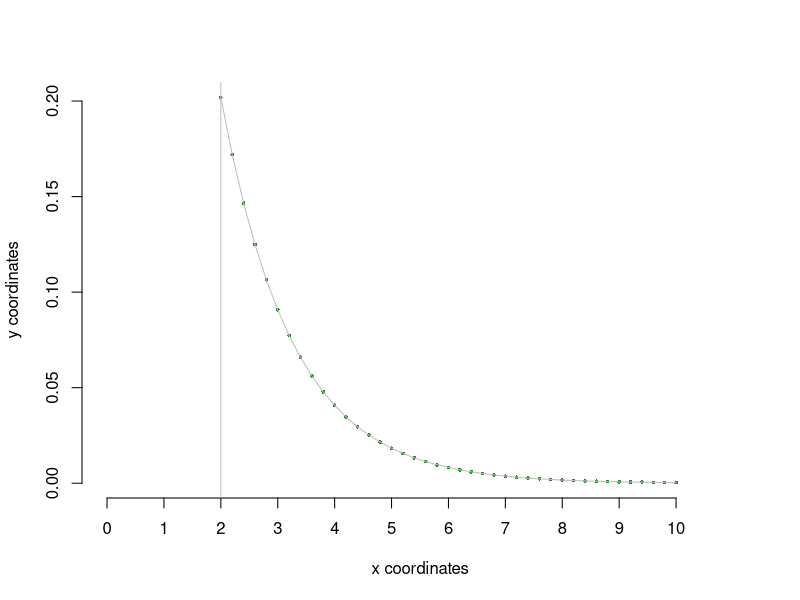
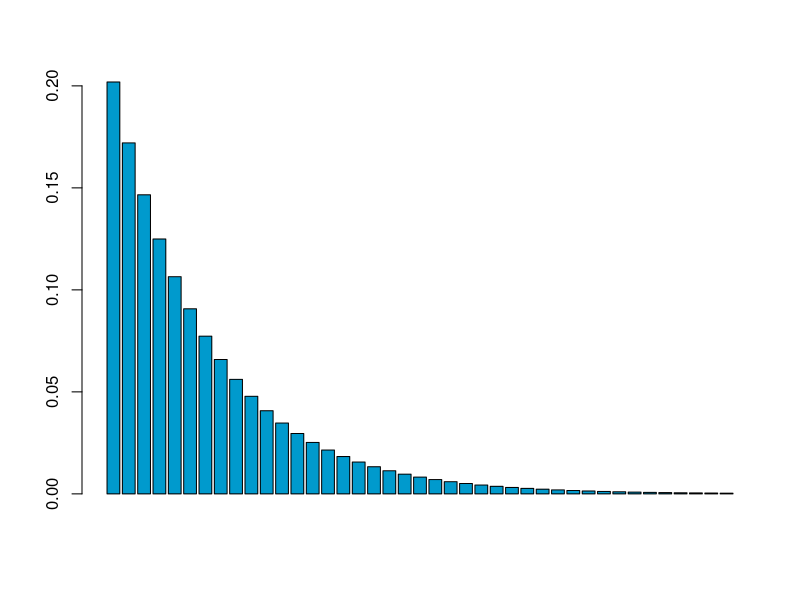

Recreate these plots in R, in order.
## ---- chunk 1

library(ggplot2)
#library(cubature)
library(knitr)

## ---- chunk 2
integral1D <- function(x,y){
  s = 0
  n = length(x)
  for (i in 1:(n-1)) {
    #Riemann Sum(Mean)
    s = s + ( (y[i+1] + y[i])/2 * (x[i+1]-x[i]) )
  }
  return(s)
}
## ---- chunk 3
#create data.frame
points <- cbind( seq(2,10,by=0.2), exp(-0.8*seq(2,10, by=0.2))) 
kable(head(points))
#points plot
plot(points, pch=16, cex=0.5, col='forestgreen', xlab = 'x coordinates', ylab = 'y coordinates', xlim = c(0,11), axes=FALSE)
axis(side = 1, at=seq(0,10, by=1))
axis(side = 2, at=seq(0,0.2, by=0.05))
abline(v = points[1,1], col='gray')
lines(points, col='gray')
#bar plot
barplot(points[,2], col = 'deepskyblue3')
## ---- chunk 4
# Built function
integral1D(points[,1], points[,2])
# R integrand function
integrand <- function(x) {exp(-0.8*x)}
integrate(integrand, lower=2, upper=10)
